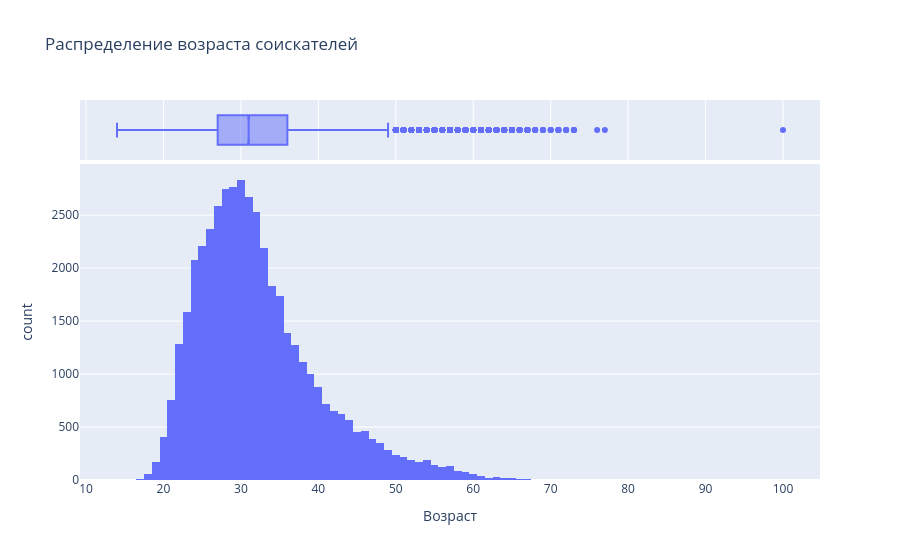

Write notebook code for a chart like this one.
### Markdown cell above
1. Постройте распределение признака **"Возраст"**. Опишите распределение, отвечая на следующие вопросы: чему равна мода распределения, каковы предельные значения признака, в каком примерном интервале находится возраст большинства соискателей? Есть ли аномалии для признака возраста, какие значения вы бы причислили к их числу?
*Совет: постройте гистограмму и коробчатую диаграмму рядом.*

### Code cell
feature = 'Возраст'
display(df[feature].describe())

# Построение гистограммы с маржинальной коробчатой диаграммой
fig = px.histogram(
    df,
    x = feature,
    marginal = 'box', # Добавляет коробчатую диаграмму сверху
    title = 'Распределение возраста соискателей',
)
fig.show()

# Чему равно модальное значение возраста соискателей?
print("Модальное (самое частое) значение возраста соискателей:", df['Возраст'].mode()[0])
print('Доля соискателей с возрастом 30 лет и младше:' ,df[df['Возраст'] < 31].shape[0] / df.shape[0])
print('Доля соискателей младше 24 и старше 40 лет:', df[(df['Возраст'] < 24) | (df['Возраст'] > 40)].shape[0] / df.shape[0])

### Figure 1 — Plotly figure (JSON) as saved in the notebook; plotly's stock layout.template omitted (floating-point values rounded to 4 significant figures; data arrays with more than 128 entries replaced by an {"elided": "..."} marker saying what was removed)
{"data": [{"bingroup": "x", "hovertemplate": "Возраст=%{x}<br>count=%{y}<extra></extra>", "legendgroup": "", "marker": {"color": "#636efa", "pattern": {"shape": ""}}, "name": "", "orientation": "v", "showlegend": false, "type": "histogram", "x": {"elided": "44744 int values"}, "xaxis": "x", "yaxis": "y"}, {"hovertemplate": "Возраст=%{x}<extra></extra>", "legendgroup": "", "marker": {"color": "#636efa"}, "name": "", "notched": true, "showlegend": false, "type": "box", "x": {"elided": "44744 int values"}, "xaxis": "x2", "yaxis": "y2"}], "layout": {"barmode": "relative", "legend": {"tracegroupgap": 0}, "title": {"text": "Распределение возраста соискателей"}, "xaxis": {"anchor": "y", "domain": [0, 1], "title": {"text": "Возраст"}}, "xaxis2": {"anchor": "y2", "domain": [0, 1], "matches": "x", "showgrid": true, "showticklabels": false}, "yaxis": {"anchor": "x", "domain": [0, 0.8316], "title": {"text": "count"}}, "yaxis2": {"anchor": "x2", "domain": [0.8416, 1], "matches": "y2", "showgrid": false, "showline": false, "showticklabels": false, "ticks": ""}}}
